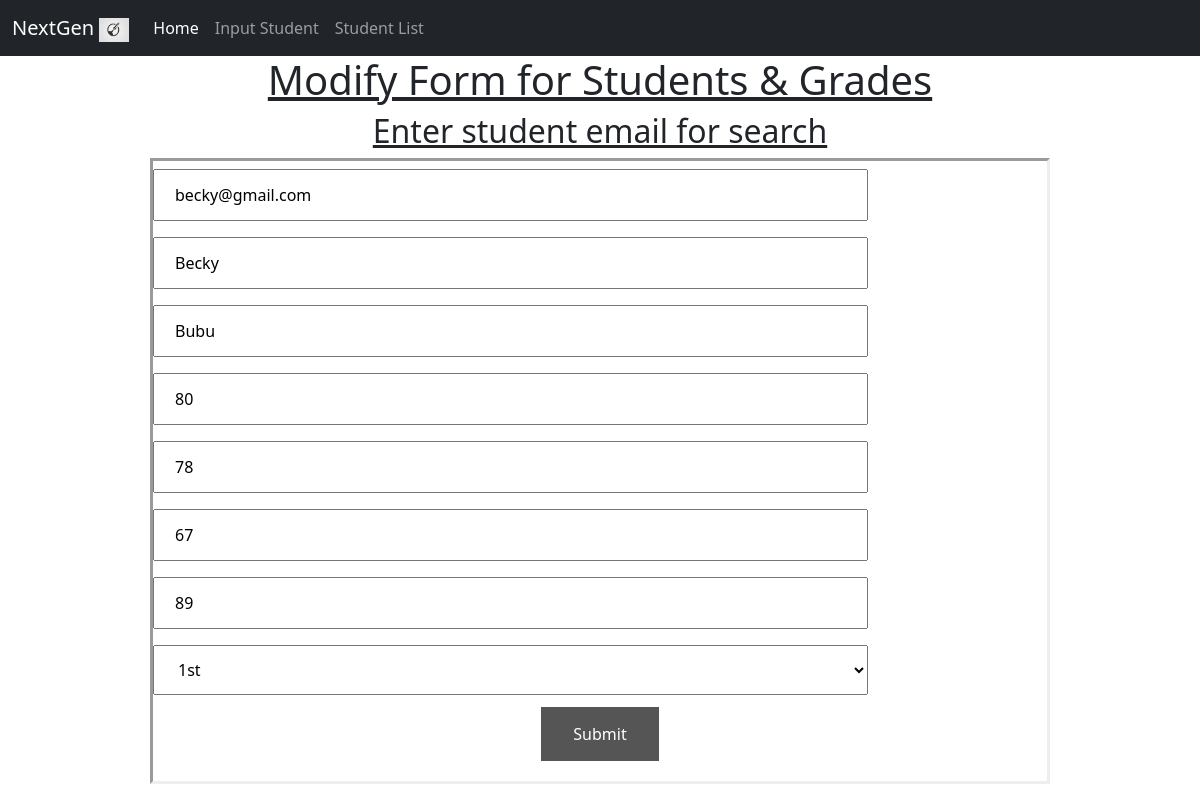
/modifyStudent/3/, run on the app's committed database.
### report_card/models.py (models this page shows, shortened)
class ReportCard(models.Model):
    Fname = models.CharField(max_length=100)
    Lname = models.CharField(max_length=100)
    Email = models.EmailField()
    Math = models.IntegerField()
    English = models.IntegerField()
    Physics = models.IntegerField()
    Chemistry = models.IntegerField()
    First = '1st'
    Second = '2nd'
    Third = '3rd'
    Fourth = '4th'
    Fifth = '5th'
    grade = [
        (First, '1st'),
        (Second, '2nd'),
        (Third, '3rd'),
        (Fourth, '4th'),
        (Fifth, '5th'),
    ]
    year_in_school = models.CharField(
        max_length=3,
        choices=grade,
        default=First,
    )

### report_card/views.py (the view)
# urls.py: path('modifyStudent/<str:pk>/', views.modifyStudent, name='modifyStudent'),
def modifyStudent(request, pk):
    student = ReportCard.objects.get(id=pk)
    form = ReportForm(instance=student)
    if request.method == 'POST':
        form = ReportForm(request.POST, instance=student)
        if form.is_valid():
            form.save()
            return redirect('studentView')
    context = {"form": form}
    return render(request, 'report_card/modify.html', context)

### report_card/forms.py
class ReportForm(ModelForm):
    class Meta:
        model = ReportCard
        fields = "__all__"

### report_card/templates/report_card/modify.html (shortened to what this page needs)
{% extends "report_card/base.html" %}
{% load static %}
{% load widget_tweaks %}
{% block content %}
        <h1 id="h1Eddy">Modify Form for Students & Grades</h1>
        <h2 id="h1Eddy"> Enter student email for search</h2>
        <form action="" method="post" id="formEddy">
            <div class="mb-3">
                {% render_field form.Email id="customEddy" placeholder="Email" %}<br>
                {% render_field form.Fname id="customEddy" placeholder="First Name"  %}<br>
                {% render_field form.Lname id="customEddy" placeholder="Last Name" %}<br>
                {% render_field form.Math id="customEddy" placeholder="Math Grade" %}<br>
                {% render_field form.English id="customEddy" placeholder="English Grade" %}<br>
                {% render_field form.Physics id="customEddy" placeholder="Physics Grade" %}<br>
                {% render_field form.Chemistry id="customEddy" placeholder="Chemistry Grade" %}<br>
                {% render_field form.year_in_school id="customEddy" placeholder="Current Grade" %}<br>
                <div class="flex-parent jc-center">
                    <button type="submit" >Submit</button>
                </div>
            </div>
        </form>
{% endblock %}

### report_card/templates/report_card/base.html (style rules this page uses)
#customEddy { width: 80%; padding: 12px 20px; margin: 8px 0; box-sizing: border-box; }
#formEddy { margin: 0 auto; width:900px; border-style: inset; border-width: medium; }
#h1Eddy { text-align: center; text-decoration: underline; }
.jc-center { justify-content: center; }
.flex-parent { display: flex; }
button { background-color: #555555; border: none; color: white; padding: 15px 32px; text-align: center; text-decoration: none; display: inline-block; font-size: 16px; margin: 4px 2px; cursor: pointer; }

### data on the page
ReportCard: Email "becky@gmail.com", Fname "Becky", Lname "Bubu", Math "80", English "78", Physics "67", Chemistry "89", year_in_school "1st"
